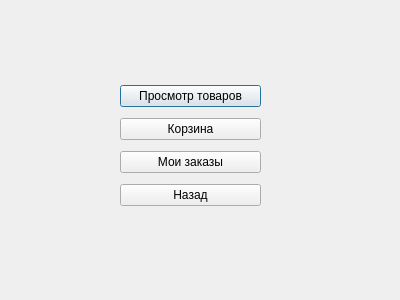
<?xml version="1.0" encoding="UTF-8"?>
<ui version="4.0">
 <class>ClientMenu</class>
 <widget class="QDialog" name="ClientMenu">
  <property name="geometry">
   <rect>
    <x>0</x>
    <y>0</y>
    <width>400</width>
    <height>300</height>
   </rect>
  </property>
  <property name="windowTitle">
   <string>Dialog</string>
  </property>
  <widget class="QWidget" name="">
   <property name="geometry">
    <rect>
     <x>120</x>
     <y>80</y>
     <width>141</width>
     <height>131</height>
    </rect>
   </property>
   <layout class="QVBoxLayout" name="verticalLayout">
    <item>
     <widget class="QPushButton" name="seeProductsButton">
      <property name="text">
       <string>Просмотр товаров</string>
      </property>
     </widget>
    </item>
    <item>
     <widget class="QPushButton" name="buscketButton">
      <property name="text">
       <string>Корзина</string>
      </property>
     </widget>
    </item>
    <item>
     <widget class="QPushButton" name="ordersButton">
      <property name="text">
       <string>Мои заказы</string>
      </property>
     </widget>
    </item>
    <item>
     <widget class="QPushButton" name="exitButton">
      <property name="text">
       <string>Назад</string>
      </property>
     </widget>
    </item>
   </layout>
  </widget>
 </widget>
 <resources/>
 <connections>
  <connection>
   <sender>exitButton</sender>
   <signal>clicked()</signal>
   <receiver>ClientMenu</receiver>
   <slot>reject()</slot>
   <hints>
    <hint type="sourcelabel">
     <x>179</x>
     <y>189</y>
    </hint>
    <hint type="destinationlabel">
     <x>190</x>
     <y>254</y>
    </hint>
   </hints>
  </connection>
 </connections>
</ui>
